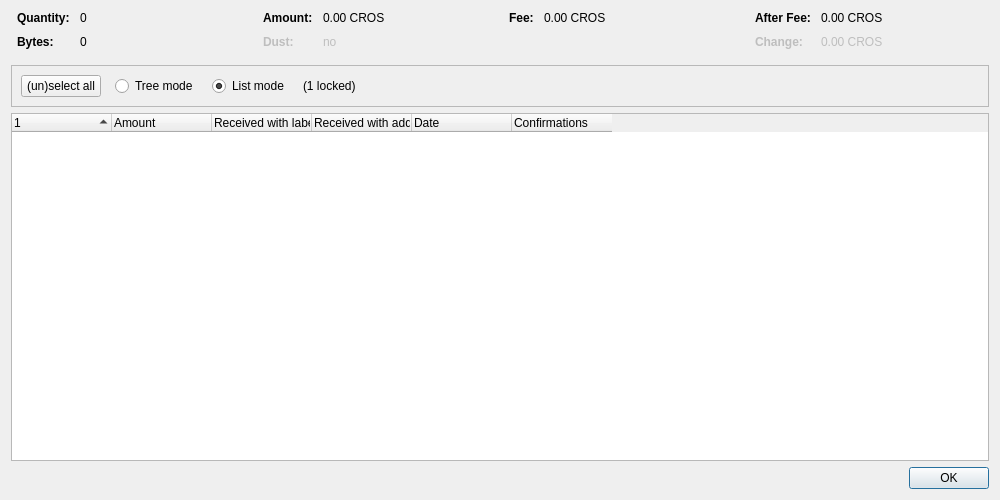
<?xml version="1.0" encoding="UTF-8"?>
<ui version="4.0">
 <class>CoinControlDialog</class>
 <widget class="QDialog" name="CoinControlDialog">
  <property name="geometry">
   <rect>
    <x>0</x>
    <y>0</y>
    <width>1000</width>
    <height>500</height>
   </rect>
  </property>
  <property name="windowTitle">
   <string>Coin Selection</string>
  </property>
  <layout class="QVBoxLayout" name="verticalLayout">
   <item>
    <layout class="QHBoxLayout" name="horizontalLayoutTop" stretch="0,0,0,0">
     <property name="topMargin">
      <number>0</number>
     </property>
     <property name="bottomMargin">
      <number>10</number>
     </property>
     <item>
      <layout class="QFormLayout" name="formLayoutCoinControl1">
       <property name="horizontalSpacing">
        <number>10</number>
       </property>
       <property name="verticalSpacing">
        <number>10</number>
       </property>
       <property name="leftMargin">
        <number>6</number>
       </property>
       <property name="rightMargin">
        <number>6</number>
       </property>
       <item row="0" column="0">
        <widget class="QLabel" name="labelCoinControlQuantityText">
         <property name="font">
          <font>
           <weight>75</weight>
           <bold>true</bold>
          </font>
         </property>
         <property name="text">
          <string>Quantity:</string>
         </property>
        </widget>
       </item>
       <item row="0" column="1">
        <widget class="QLabel" name="labelCoinControlQuantity">
         <property name="cursor">
          <cursorShape>IBeamCursor</cursorShape>
         </property>
         <property name="contextMenuPolicy">
          <enum>Qt::ActionsContextMenu</enum>
         </property>
         <property name="text">
          <string notr="true">0</string>
         </property>
         <property name="textInteractionFlags">
          <set>Qt::LinksAccessibleByMouse|Qt::TextSelectableByKeyboard|Qt::TextSelectableByMouse</set>
         </property>
        </widget>
       </item>
       <item row="1" column="0">
        <widget class="QLabel" name="labelCoinControlBytesText">
         <property name="font">
          <font>
           <weight>75</weight>
           <bold>true</bold>
          </font>
         </property>
         <property name="text">
          <string>Bytes:</string>
         </property>
        </widget>
       </item>
       <item row="1" column="1">
        <widget class="QLabel" name="labelCoinControlBytes">
         <property name="cursor">
          <cursorShape>IBeamCursor</cursorShape>
         </property>
         <property name="contextMenuPolicy">
          <enum>Qt::ActionsContextMenu</enum>
         </property>
         <property name="text">
          <string notr="true">0</string>
         </property>
         <property name="textInteractionFlags">
          <set>Qt::LinksAccessibleByMouse|Qt::TextSelectableByKeyboard|Qt::TextSelectableByMouse</set>
         </property>
        </widget>
       </item>
      </layout>
     </item>
     <item>
      <layout class="QFormLayout" name="formLayoutCoinControl2">
       <property name="horizontalSpacing">
        <number>10</number>
       </property>
       <property name="verticalSpacing">
        <number>10</number>
       </property>
       <property name="leftMargin">
        <number>6</number>
       </property>
       <property name="rightMargin">
        <number>6</number>
       </property>
       <item row="0" column="0">
        <widget class="QLabel" name="labelCoinControlAmountText">
         <property name="font">
          <font>
           <weight>75</weight>
           <bold>true</bold>
          </font>
         </property>
         <property name="text">
          <string>Amount:</string>
         </property>
        </widget>
       </item>
       <item row="0" column="1">
        <widget class="QLabel" name="labelCoinControlAmount">
         <property name="cursor">
          <cursorShape>IBeamCursor</cursorShape>
         </property>
         <property name="contextMenuPolicy">
          <enum>Qt::ActionsContextMenu</enum>
         </property>
         <property name="text">
          <string notr="true">0.00 CROS</string>
         </property>
         <property name="textInteractionFlags">
          <set>Qt::LinksAccessibleByMouse|Qt::TextSelectableByKeyboard|Qt::TextSelectableByMouse</set>
         </property>
        </widget>
       </item>
       <item row="1" column="0">
        <widget class="QLabel" name="labelCoinControlLowOutputText">
         <property name="enabled">
          <bool>false</bool>
         </property>
         <property name="font">
          <font>
           <weight>75</weight>
           <bold>true</bold>
          </font>
         </property>
         <property name="text">
          <string>Dust:</string>
         </property>
        </widget>
       </item>
       <item row="1" column="1">
        <widget class="QLabel" name="labelCoinControlLowOutput">
         <property name="enabled">
          <bool>false</bool>
         </property>
         <property name="cursor">
          <cursorShape>IBeamCursor</cursorShape>
         </property>
         <property name="contextMenuPolicy">
          <enum>Qt::ActionsContextMenu</enum>
         </property>
         <property name="text">
          <string notr="true">no</string>
         </property>
         <property name="textInteractionFlags">
          <set>Qt::LinksAccessibleByMouse|Qt::TextSelectableByKeyboard|Qt::TextSelectableByMouse</set>
         </property>
        </widget>
       </item>
      </layout>
     </item>
     <item>
      <layout class="QFormLayout" name="formLayoutCoinControl3">
       <property name="horizontalSpacing">
        <number>10</number>
       </property>
       <property name="verticalSpacing">
        <number>10</number>
       </property>
       <property name="leftMargin">
        <number>6</number>
       </property>
       <property name="rightMargin">
        <number>6</number>
       </property>
       <item row="0" column="0">
        <widget class="QLabel" name="labelCoinControlFeeText">
         <property name="font">
          <font>
           <weight>75</weight>
           <bold>true</bold>
          </font>
         </property>
         <property name="text">
          <string>Fee:</string>
         </property>
        </widget>
       </item>
       <item row="0" column="1">
        <widget class="QLabel" name="labelCoinControlFee">
         <property name="cursor">
          <cursorShape>IBeamCursor</cursorShape>
         </property>
         <property name="contextMenuPolicy">
          <enum>Qt::ActionsContextMenu</enum>
         </property>
         <property name="text">
          <string notr="true">0.00 CROS</string>
         </property>
         <property name="textInteractionFlags">
          <set>Qt::LinksAccessibleByMouse|Qt::TextSelectableByKeyboard|Qt::TextSelectableByMouse</set>
         </property>
        </widget>
       </item>
      </layout>
     </item>
     <item>
      <layout class="QFormLayout" name="formLayoutCoinControl4">
       <property name="horizontalSpacing">
        <number>10</number>
       </property>
       <property name="verticalSpacing">
        <number>10</number>
       </property>
       <property name="leftMargin">
        <number>6</number>
       </property>
       <property name="rightMargin">
        <number>6</number>
       </property>
       <item row="0" column="0">
        <widget class="QLabel" name="labelCoinControlAfterFeeText">
         <property name="font">
          <font>
           <weight>75</weight>
           <bold>true</bold>
          </font>
         </property>
         <property name="text">
          <string>After Fee:</string>
         </property>
        </widget>
       </item>
       <item row="0" column="1">
        <widget class="QLabel" name="labelCoinControlAfterFee">
         <property name="cursor">
          <cursorShape>IBeamCursor</cursorShape>
         </property>
         <property name="contextMenuPolicy">
          <enum>Qt::ActionsContextMenu</enum>
         </property>
         <property name="text">
          <string notr="true">0.00 CROS</string>
         </property>
         <property name="textInteractionFlags">
          <set>Qt::LinksAccessibleByMouse|Qt::TextSelectableByKeyboard|Qt::TextSelectableByMouse</set>
         </property>
        </widget>
       </item>
       <item row="1" column="0">
        <widget class="QLabel" name="labelCoinControlChangeText">
         <property name="enabled">
          <bool>false</bool>
         </property>
         <property name="font">
          <font>
           <weight>75</weight>
           <bold>true</bold>
          </font>
         </property>
         <property name="text">
          <string>Change:</string>
         </property>
        </widget>
       </item>
       <item row="1" column="1">
        <widget class="QLabel" name="labelCoinControlChange">
         <property name="enabled">
          <bool>false</bool>
         </property>
         <property name="cursor">
          <cursorShape>IBeamCursor</cursorShape>
         </property>
         <property name="contextMenuPolicy">
          <enum>Qt::ActionsContextMenu</enum>
         </property>
         <property name="text">
          <string notr="true">0.00 CROS</string>
         </property>
         <property name="textInteractionFlags">
          <set>Qt::LinksAccessibleByMouse|Qt::TextSelectableByKeyboard|Qt::TextSelectableByMouse</set>
         </property>
        </widget>
       </item>
      </layout>
     </item>
    </layout>
   </item>
   <item>
    <widget class="QFrame" name="frame">
     <property name="minimumSize">
      <size>
       <width>0</width>
       <height>40</height>
      </size>
     </property>
     <property name="frameShape">
      <enum>QFrame::StyledPanel</enum>
     </property>
     <property name="frameShadow">
      <enum>QFrame::Sunken</enum>
     </property>
     <layout class="QHBoxLayout" name="horizontalLayout">
      <item>
       <layout class="QHBoxLayout" name="horizontalLayoutPanel" stretch="0,0,0,0,0">
        <property name="spacing">
         <number>14</number>
        </property>
        <item>
         <widget class="QPushButton" name="pushButtonSelectAll">
          <property name="sizePolicy">
           <sizepolicy hsizetype="Maximum" vsizetype="Fixed">
            <horstretch>0</horstretch>
            <verstretch>0</verstretch>
           </sizepolicy>
          </property>
          <property name="text">
           <string>(un)select all</string>
          </property>
          <property name="autoDefault">
           <bool>false</bool>
          </property>
         </widget>
        </item>
        <item>
         <widget class="QRadioButton" name="radioTreeMode">
          <property name="sizePolicy">
           <sizepolicy hsizetype="Maximum" vsizetype="Fixed">
            <horstretch>0</horstretch>
            <verstretch>0</verstretch>
           </sizepolicy>
          </property>
          <property name="text">
           <string>Tree mode</string>
          </property>
         </widget>
        </item>
        <item>
         <widget class="QRadioButton" name="radioListMode">
          <property name="sizePolicy">
           <sizepolicy hsizetype="Maximum" vsizetype="Fixed">
            <horstretch>0</horstretch>
            <verstretch>0</verstretch>
           </sizepolicy>
          </property>
          <property name="text">
           <string>List mode</string>
          </property>
          <property name="checked">
           <bool>true</bool>
          </property>
         </widget>
        </item>
        <item>
         <widget class="QLabel" name="labelLocked">
          <property name="text">
           <string notr="true">(1 locked)</string>
          </property>
         </widget>
        </item>
        <item>
         <spacer name="horizontalSpacer">
          <property name="orientation">
           <enum>Qt::Horizontal</enum>
          </property>
          <property name="sizeHint" stdset="0">
           <size>
            <width>40</width>
            <height>20</height>
           </size>
          </property>
         </spacer>
        </item>
       </layout>
      </item>
     </layout>
    </widget>
   </item>
   <item>
    <widget class="CoinControlTreeWidget" name="treeWidget">
     <property name="contextMenuPolicy">
      <enum>Qt::CustomContextMenu</enum>
     </property>
     <property name="sortingEnabled">
      <bool>false</bool>
     </property>
     <property name="columnCount">
      <number>6</number>
     </property>
     <attribute name="headerShowSortIndicator" stdset="0">
      <bool>true</bool>
     </attribute>
     <attribute name="headerStretchLastSection">
      <bool>false</bool>
     </attribute>
     <column>
      <property name="text">
       <string/>
      </property>
     </column>
     <column>
      <property name="text">
       <string>Amount</string>
      </property>
     </column>
     <column>
      <property name="text">
       <string>Received with label</string>
      </property>
     </column>
     <column>
      <property name="text">
       <string>Received with address</string>
      </property>
     </column>
     <column>
      <property name="text">
       <string>Date</string>
      </property>
     </column>
     <column>
      <property name="text">
       <string>Confirmations</string>
      </property>
      <property name="toolTip">
       <string>Confirmed</string>
      </property>
     </column>
     <column>
      <property name="text">
       <string/>
      </property>
     </column>
     <column>
      <property name="text">
       <string/>
      </property>
     </column>
     <column>
      <property name="text">
       <string/>
      </property>
     </column>
     <column>
      <property name="text">
       <string/>
      </property>
     </column>
    </widget>
   </item>
   <item>
    <widget class="QDialogButtonBox" name="buttonBox">
     <property name="orientation">
      <enum>Qt::Horizontal</enum>
     </property>
     <property name="standardButtons">
      <set>QDialogButtonBox::Ok</set>
     </property>
    </widget>
   </item>
  </layout>
 </widget>
 <customwidgets>
  <customwidget>
   <class>CoinControlTreeWidget</class>
   <extends>QTreeWidget</extends>
   <header>qt/coincontroltreewidget.h</header>
  </customwidget>
 </customwidgets>
 <resources/>
 <connections/>
</ui>
